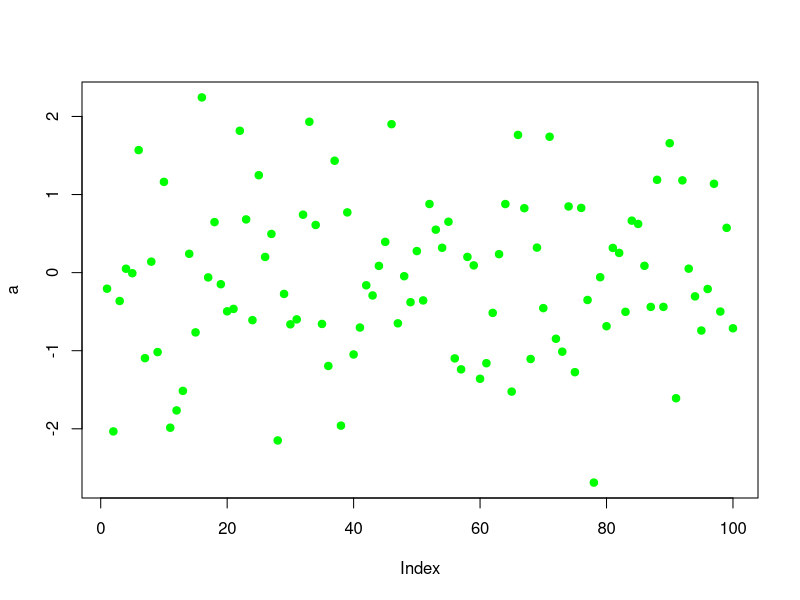

Write R code to recreate this figure.
## ---- chunk 1
a <- rnorm(100)
plot(a, col="green", pch=19)
## ---- chunk 2
b <- 34
c <- 33
b+c
